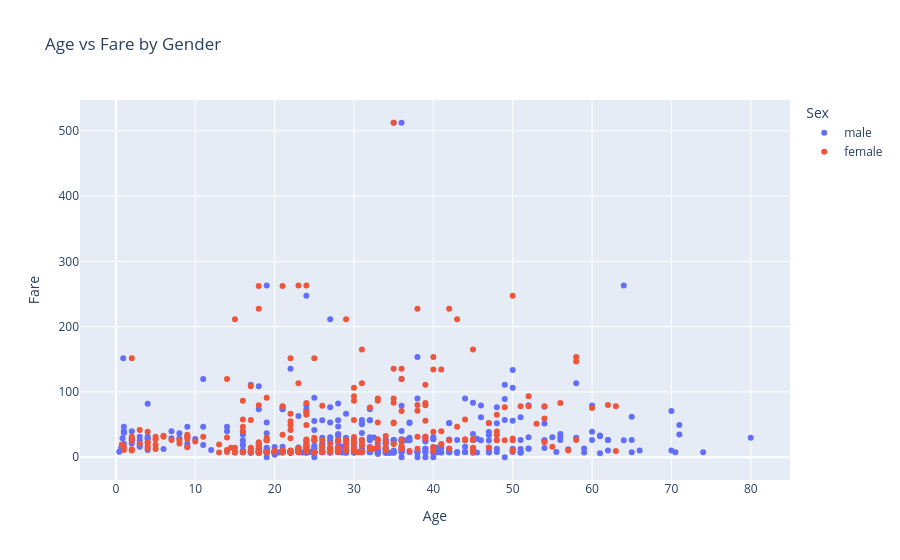

Notebook code for this chart:
### Markdown cell above
# Chart 8: Age vs Fare by Gender

### Code cell
fig = px.scatter(
    df,
    x="Age",
    y="Fare",
    color="Sex",
    hover_data=["Pclass"],
    title="Age vs Fare by Gender"
)

fig.show()

### Figure 1 — Plotly figure (JSON) as saved in the notebook; plotly's stock layout.template omitted (floating-point values rounded to 4 significant figures; data arrays with more than 128 entries replaced by an {"elided": "..."} marker saying what was removed)
{"data": [{"customdata": {"elided": "577x1 int values"}, "hovertemplate": "Sex=male<br>Age=%{x}<br>Fare=%{y}<br>Pclass=%{customdata[0]}<extra></extra>", "legendgroup": "male", "marker": {"color": "#636efa", "symbol": "circle"}, "mode": "markers", "name": "male", "orientation": "v", "showlegend": true, "type": "scatter", "x": {"elided": "577 float values"}, "xaxis": "x", "y": {"elided": "577 float values"}, "yaxis": "y"}, {"customdata": {"elided": "314x1 int values"}, "hovertemplate": "Sex=female<br>Age=%{x}<br>Fare=%{y}<br>Pclass=%{customdata[0]}<extra></extra>", "legendgroup": "female", "marker": {"color": "#EF553B", "symbol": "circle"}, "mode": "markers", "name": "female", "orientation": "v", "showlegend": true, "type": "scatter", "x": {"elided": "314 float values"}, "xaxis": "x", "y": {"elided": "314 float values"}, "yaxis": "y"}], "layout": {"legend": {"title": {"text": "Sex"}, "tracegroupgap": 0}, "title": {"text": "Age vs Fare by Gender"}, "xaxis": {"anchor": "y", "domain": [0, 1], "title": {"text": "Age"}}, "yaxis": {"anchor": "x", "domain": [0, 1], "title": {"text": "Fare"}}}}
